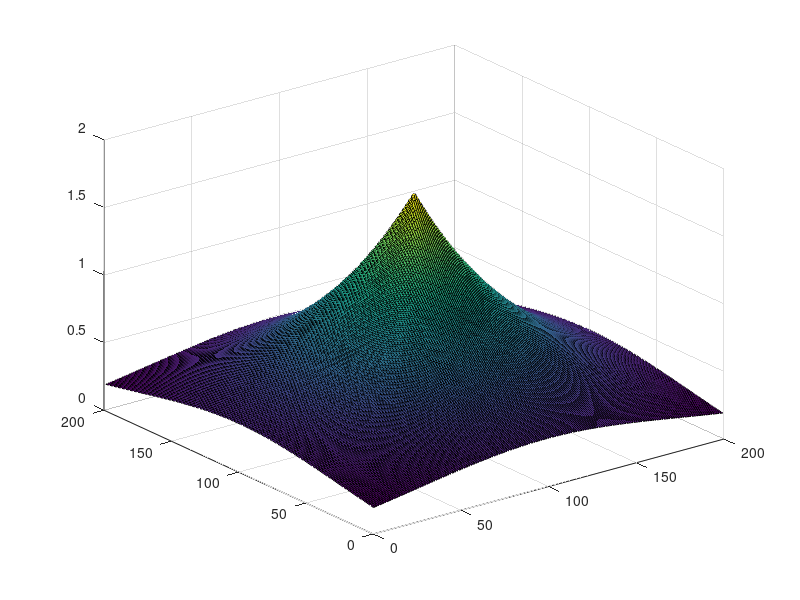
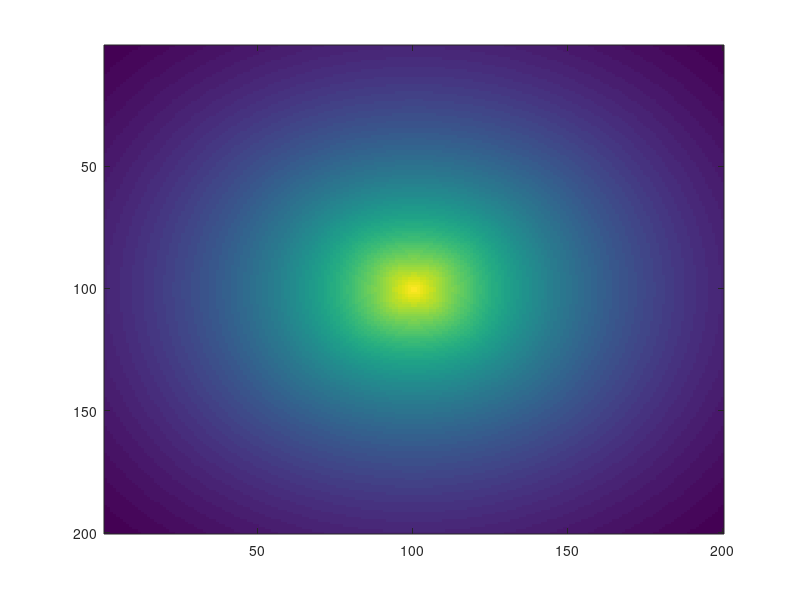

Write the MATLAB code that produced these figures, in order.
% Function 2D plot UPI solution
function varargout = UPI2D(varargin) 
%% Setting geomety and medium params
W = 100;
H = 100;
X0 = 50;
Y0 = 50;
beta = 0.95;
mu = 0.1;
Nx = 200;
Ny = 200;
%% Useful params
x = linspace(0,W,Nx);
y = linspace(0,H,Ny);
% y = H/2;
Sol = zeros(Nx, Ny);
% figure(3);
% plot(X0,Y0,'*k'); hold on;
for i=1:Nx
    for j=1:Ny
%          plot(x(i), y(j),'*b');
        A = cross_border(X0, Y0, x(i), y(j), H, W); 
%         disp(A)
%          plot(A(1),A(2),'or',A(3),A(4),'og');
        Sol(i, j) = UPISolve(X0,Y0,A(1),A(2),x(i),y(j),beta,mu,x(i),y(j));
    end
end
figure (1)
surf(Sol)
figure (2)
imagesc(Sol)
end

function CR = cross_border(x0, y0, x1, y1, H, W)
omega_x = x1 - x0;
omega_y = y1 - y0;
if omega_y == 0
    if x0 > x
        CR = [W,y0,0,y0];
    else
        CR = [0,y0,W,y0];
    end
    return;
else
    tb_x = x0 + (H - y0)*omega_x/omega_y;
    bb_x = x0 - y0*omega_x/omega_y;
end
if omega_x == 0
    if y0 > y
        CR = [x0,0,x0,H];
    else
        CR = [x0,H,x0,0];
    end
    return
else
    lb_y = y0 - x0*omega_y/omega_x;
    rb_y = y0 + (W - x0)*omega_y/omega_x;
end
if tb_x > W 
    x2 = W;
    y2 = rb_y;
elseif tb_x<0
    x2 = 0;
    y2 = lb_y;
else
    x2 = tb_x;
    y2 = H;
end

if bb_x > W
    x3 = W;
    y3 = rb_y;
elseif bb_x<0
    x3 = 0;
    y3 = lb_y;
else
    x3 = bb_x;
    y3 = 0;
end

tmp_x = (x2 - x0) / abs(x2 - x0);
tmp_y = (y2 - y0) / abs(y2 - y0);
tmp_x0 = omega_x / abs(omega_x);
tmp_y0 = omega_y / abs(omega_y);
if (tmp_x == tmp_x0) && (tmp_y == tmp_y0)
    CR = [x3,y3,x2,y2];
else
    CR = [x2,y2,x3,y3];
end
end

function V = UPISolve(x0,y0,x1,y1,x2,y2,beta,mu,x,y)
k = mu*sqrt(1-beta*beta);
b = mu*(1+beta);
l2 = sqrt((x2-x1)^2+(y2-y1)^2);
l1 = 0;
l0 = sqrt((x0-x1)^2+(y0-y1)^2);
l = sqrt((x-x1)^2+(y-y1)^2);
divis = k*cosh(k*(l2-l1))+mu*sinh(k*(l2-l1));

mn1 = (b-mu)*cosh(k*(l2-l0))+(-k+b*mu/k)*sinh(k*(l2-l0));

f_m1 = mn1/divis*sinh(k*(l-l1));

f_p1 = cosh(k*(l-l0)).*(1-b/k*tanh(k*(l-l0)))*(l>l0);

V = f_m1+f_p1;

end